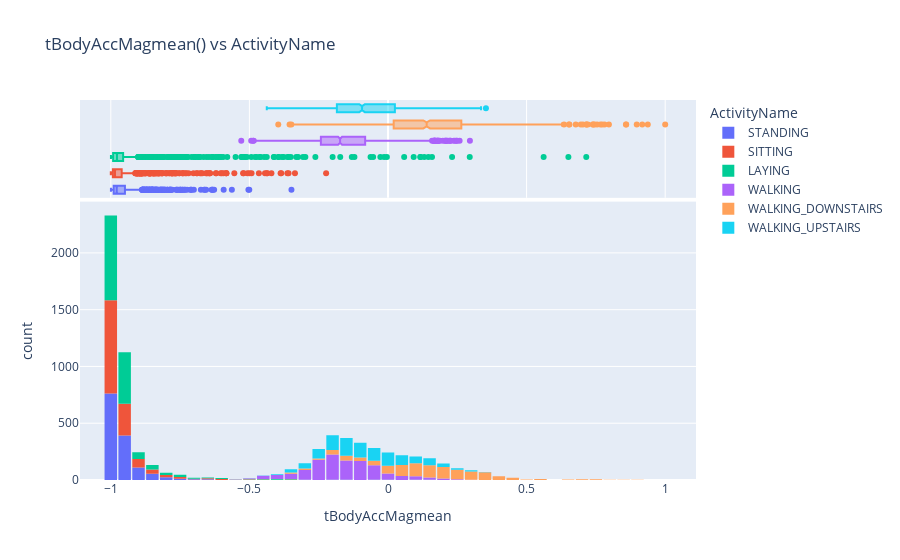

Write notebook code for a chart like this one.
### Code cell
import plotly.express as px

fig = px.histogram(train, x='tBodyAccMagmean', color='ActivityName', marginal='box', nbins=50, title='tBodyAccMagmean() vs ActivityName')
fig.update_layout(bargap=0.1)
fig.show()

### Figure 1 — Plotly figure (JSON) as saved in the notebook; plotly's stock layout.template omitted (floating-point values rounded to 4 significant figures; data arrays with more than 128 entries replaced by an {"elided": "..."} marker saying what was removed)
{"data": [{"alignmentgroup": "True", "bingroup": "x", "hovertemplate": "ActivityName=STANDING<br>tBodyAccMagmean=%{x}<br>count=%{y}<extra></extra>", "legendgroup": "STANDING", "marker": {"color": "#636efa", "pattern": {"shape": ""}}, "name": "STANDING", "nbinsx": 50, "offsetgroup": "STANDING", "orientation": "v", "showlegend": true, "type": "histogram", "x": {"elided": "1374 float values"}, "xaxis": "x", "yaxis": "y"}, {"alignmentgroup": "True", "hovertemplate": "ActivityName=STANDING<br>tBodyAccMagmean=%{x}<extra></extra>", "legendgroup": "STANDING", "marker": {"color": "#636efa"}, "name": "STANDING", "notched": true, "offsetgroup": "STANDING", "showlegend": false, "type": "box", "x": {"elided": "1374 float values"}, "xaxis": "x2", "yaxis": "y2"}, {"alignmentgroup": "True", "bingroup": "x", "hovertemplate": "ActivityName=SITTING<br>tBodyAccMagmean=%{x}<br>count=%{y}<extra></extra>", "legendgroup": "SITTING", "marker": {"color": "#EF553B", "pattern": {"shape": ""}}, "name": "SITTING", "nbinsx": 50, "offsetgroup": "SITTING", "orientation": "v", "showlegend": true, "type": "histogram", "x": {"elided": "1286 float values"}, "xaxis": "x", "yaxis": "y"}, {"alignmentgroup": "True", "hovertemplate": "ActivityName=SITTING<br>tBodyAccMagmean=%{x}<extra></extra>", "legendgroup": "SITTING", "marker": {"color": "#EF553B"}, "name": "SITTING", "notched": true, "offsetgroup": "SITTING", "showlegend": false, "type": "box", "x": {"elided": "1286 float values"}, "xaxis": "x2", "yaxis": "y2"}, {"alignmentgroup": "True", "bingroup": "x", "hovertemplate": "ActivityName=LAYING<br>tBodyAccMagmean=%{x}<br>count=%{y}<extra></extra>", "legendgroup": "LAYING", "marker": {"color": "#00cc96", "pattern": {"shape": ""}}, "name": "LAYING", "nbinsx": 50, "offsetgroup": "LAYING", "orientation": "v", "showlegend": true, "type": "histogram", "x": {"elided": "1407 float values"}, "xaxis": "x", "yaxis": "y"}, {"alignmentgroup": "True", "hovertemplate": "ActivityName=LAYING<br>tBodyAccMagmean=%{x}<extra></extra>", "legendgroup": "LAYING", "marker": {"color": "#00cc96"}, "name": "LAYING", "notched": true, "offsetgroup": "LAYING", "showlegend": false, "type": "box", "x": {"elided": "1407 float values"}, "xaxis": "x2", "yaxis": "y2"}, {"alignmentgroup": "True", "bingroup": "x", "hovertemplate": "ActivityName=WALKING<br>tBodyAccMagmean=%{x}<br>count=%{y}<extra></extra>", "legendgroup": "WALKING", "marker": {"color": "#ab63fa", "pattern": {"shape": ""}}, "name": "WALKING", "nbinsx": 50, "offsetgroup": "WALKING", "orientation": "v", "showlegend": true, "type": "histogram", "x": {"elided": "1226 float values"}, "xaxis": "x", "yaxis": "y"}, {"alignmentgroup": "True", "hovertemplate": "ActivityName=WALKING<br>tBodyAccMagmean=%{x}<extra></extra>", "legendgroup": "WALKING", "marker": {"color": "#ab63fa"}, "name": "WALKING", "notched": true, "offsetgroup": "WALKING", "showlegend": false, "type": "box", "x": {"elided": "1226 float values"}, "xaxis": "x2", "yaxis": "y2"}, {"alignmentgroup": "True", "bingroup": "x", "hovertemplate": "ActivityName=WALKING_DOWNSTAIRS<br>tBodyAccMagmean=%{x}<br>count=%{y}<extra></extra>", "legendgroup": "WALKING_DOWNSTAIRS", "marker": {"color": "#FFA15A", "pattern": {"shape": ""}}, "name": "WALKING_DOWNSTAIRS", "nbinsx": 50, "offsetgroup": "WALKING_DOWNSTAIRS", "orientation": "v", "showlegend": true, "type": "histogram", "x": {"elided": "986 float values"}, "xaxis": "x", "yaxis": "y"}, {"alignmentgroup": "True", "hovertemplate": "ActivityName=WALKING_DOWNSTAIRS<br>tBodyAccMagmean=%{x}<extra></extra>", "legendgroup": "WALKING_DOWNSTAIRS", "marker": {"color": "#FFA15A"}, "name": "WALKING_DOWNSTAIRS", "notched": true, "offsetgroup": "WALKING_DOWNSTAIRS", "showlegend": false, "type": "box", "x": {"elided": "986 float values"}, "xaxis": "x2", "yaxis": "y2"}, {"alignmentgroup": "True", "bingroup": "x", "hovertemplate": "ActivityName=WALKING_UPSTAIRS<br>tBodyAccMagmean=%{x}<br>count=%{y}<extra></extra>", "legendgroup": "WALKING_UPSTAIRS", "marker": {"color": "#19d3f3", "pattern": {"shape": ""}}, "name": "WALKING_UPSTAIRS", "nbinsx": 50, "offsetgroup": "WALKING_UPSTAIRS", "orientation": "v", "showlegend": true, "type": "histogram", "x": {"elided": "1073 float values"}, "xaxis": "x", "yaxis": "y"}, {"alignmentgroup": "True", "hovertemplate": "ActivityName=WALKING_UPSTAIRS<br>tBodyAccMagmean=%{x}<extra></extra>", "legendgroup": "WALKING_UPSTAIRS", "marker": {"color": "#19d3f3"}, "name": "WALKING_UPSTAIRS", "notched": true, "offsetgroup": "WALKING_UPSTAIRS", "showlegend": false, "type": "box", "x": {"elided": "1073 float values"}, "xaxis": "x2", "yaxis": "y2"}], "layout": {"bargap": 0.1, "barmode": "relative", "legend": {"title": {"text": "ActivityName"}, "tracegroupgap": 0}, "title": {"text": "tBodyAccMagmean() vs ActivityName"}, "xaxis": {"anchor": "y", "domain": [0, 1], "title": {"text": "tBodyAccMagmean"}}, "xaxis2": {"anchor": "y2", "domain": [0, 1], "matches": "x", "showgrid": true, "showticklabels": false}, "yaxis": {"anchor": "x", "domain": [0, 0.7326], "title": {"text": "count"}}, "yaxis2": {"anchor": "x2", "domain": [0.7426, 1], "matches": "y2", "showgrid": false, "showline": false, "showticklabels": false, "ticks": ""}}}
